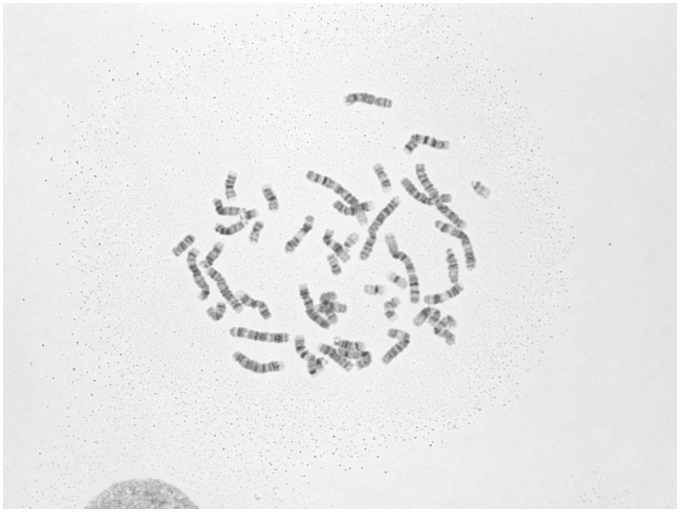
#> input picture L2409050001.009.original.png, 1360 x 1024 px (shown at 1/2 size)
$ python hist_adj.py
#> lines starting #> are read from the running program, lines starting #| are printed output that depends on the picture
import numpy as np
import cv2 as cv
from matplotlib import pyplot as plt

img = cv.imread("L2409050001.009.original.png", cv.IMREAD_GRAYSCALE)
#> img is the input picture: shape (1024, 1360); min 72, max 254, mean 232.6
assert img is not None, "file could not be read, check with os.path.exists()"

# 创建一个空的输出数组
normalized_img = np.zeros(img.shape, dtype=np.uint8)

# 归一化操作，范围为[0, 255]
cv.normalize(img, normalized_img, alpha=20, beta=235, norm_type=cv.NORM_MINMAX)
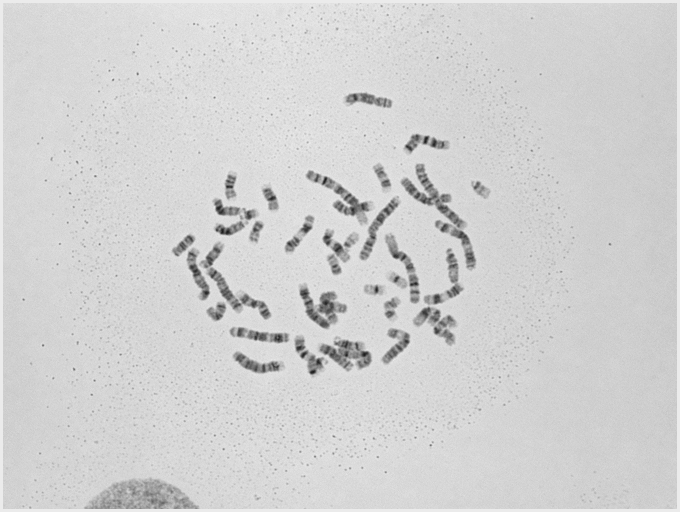
#> normalized_img: shape (1024, 1360) (shown at 1/2 size); min 20, max 235, mean 209.7

# 显示归一化后的图像
cv.imshow("Normalized Image", normalized_img)
cv.waitKey(0)
cv.destroyAllWindows()

cv.imwrite("L2409050001.009.normalized20-235.png", normalized_img)

# [10 lines of commented-out code are left out]
